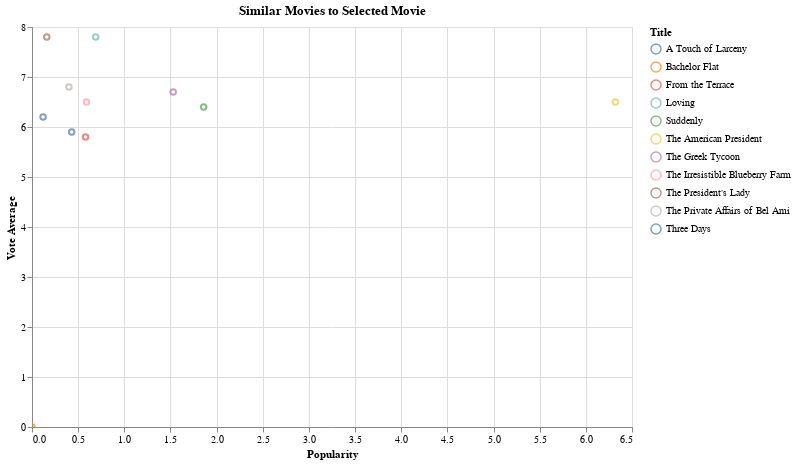

Notebook code for this chart:
### Code cell
dropdown_symbol = alt.binding_select(options=list(similar_movies["query_title"].unique()), name=" ")
selection_symbol = alt.selection_point(fields=["query_title"], bind=dropdown_symbol, value=filtered_movies['title'].values[0])

# display the similar movies on a chart
alt.Chart(similar_movies).mark_point().encode(
    alt.X('popularity', title='Popularity'),
    alt.Y('vote_average', title='Vote Average'),
    alt.Color('title', title='Title'),
    tooltip=['title', 'overview']
).add_params(
    selection_symbol
).transform_filter(
    selection_symbol
).properties(
    title='Similar Movies to Selected Movie',
    width=600,
    height=400,
).interactive()

### Figure 1 — Vega-Lite specification as saved in the notebook (floating-point values rounded to 4 significant figures)
{"config": {"view": {"continuousWidth": 300, "continuousHeight": 300}}, "data": {"name": "data-6457e08fce60d141245b591451646a07"}, "mark": {"type": "point"}, "encoding": {"color": {"field": "title", "title": "Title", "type": "nominal"}, "tooltip": [{"field": "title", "type": "nominal"}, {"field": "overview", "type": "nominal"}], "x": {"field": "popularity", "title": "Popularity", "type": "quantitative"}, "y": {"field": "vote_average", "title": "Vote Average", "type": "quantitative"}}, "height": 400, "params": [{"name": "param_270", "select": {"type": "point", "fields": ["query_title"]}, "bind": {"input": "select", "options": ["The American President", "Little Women", "The Specialist", "Die Hard: With a Vengeance", "Clerks"], "name": " "}, "value": "The American President"}, {"name": "param_271", "select": {"type": "interval", "encodings": ["x", "y"]}, "bind": "scales"}], "title": "Similar Movies to Selected Movie", "transform": [{"filter": {"param": "param_270"}}], "width": 600, "$schema": "https://vega.github.io/schema/vega-lite/v5.17.0.json", "datasets": {"data-6457e08fce60d141245b591451646a07": [{"id": 9087.0, "title": "The American President", "overview": "Widowed U.S. president Andrew Shepherd, one of the world's most powerful men, can have anything he wants -- and what he covets most is Sydney Ellen Wade, a Washington lobbyist. But Shepherd's attempts at courting her spark wild rumors and decimate his approval ratings.", "popularity": 6.32, "vote_average": 6.5, "query_title": "The American President"}, {"id": 419000.0, "title": "The Irresistible Blueberry Farm", "overview": "Ellen Branford, a high-powered attorney, finds love, purpose, and the promise of a simpler life when she sets off on a journey to fulfill her grandmother’s dying wish – to find the hometown boy she once loved and give him her last letter. Based on a book by Mary Simses.", "popularity": 0.59, "vote_average": 6.5, "query_title": "The American President"}, {"id": 63810.0, "title": "Three Days", "overview": "Ten years ago, Andrew married his childhood sweetheart, Beth. Now Andrew's a high-powered literary agent, but his relationship with his wife has not fared as well. When Beth is tragically killed just days before Christmas, an angel gives Andrew the chance to relive the last three days his wife was alive. But he can't change fate and Beth will still lose her life. However, Andrew can still discover the gift Beth needs most from him.", "popularity": 0.43, "vote_average": 5.9, "query_title": "The American President"}, {"id": 118500.0, "title": "The Private Affairs of Bel Ami", "overview": "A self-serving journalist (George Sanders) uses influential women in late-1800s Paris and denies the one (Angela Lansbury) who truly loves him.", "popularity": 0.4, "vote_average": 6.8, "query_title": "The American President"}, {"id": 18400.0, "title": "Suddenly", "overview": "The tranquility of a small town is marred only by sheriff Tod Shaw's unsuccessful courtship of widow Ellen Benson, a pacifist who can't abide guns and those who use them. But violence descends on Ellen's household willy-nilly when the U.S. President passes through town... and slightly psycho hired assassin John Baron finds the Benson home ideal for an ambush.", "popularity": 1.86, "vote_average": 6.4, "query_title": "The American President"}, {"id": 89160.0, "title": "The President's Lady", "overview": "The story of president Andrew Jackson from his early years, through his meeting with and subsequent marriage to Rachel Donelson Robards. The plot concentrates on the later scandal concerning the legality of their marriage and how they overcame the difficulties.", "popularity": 0.16, "vote_average": 7.8, "query_title": "The American President"}, {"id": 96830.0, "title": "A Touch of Larceny", "overview": "After falling in love with an American woman, Virginia Killain, who is engaged to another man, British Naval Commander Max Easton, hatches a plan that will get him enough money to support Virginia in the lifestyle she is accustomed to. Easton's plan is to disappear for a time making it seem that he has defected to the Soviets taking important Naval secrets from his job at the Admiralty and to return and sue the newspapers for slander. Not everything goes as planned for Commander Easton.", "popularity": 0.12, "vote_average": 6.2, "query_title": "The American President"}, {"id": 42540.0, "title": "From the Terrace", "overview": "Alfred Eaton, an ambitious young executive, climbs to the top of New York's financial world as his marriage crumbles. At the brink of attaining his career goals, he is forced to choose between business success, married to the beautiful, but unfaithful Mary and starting over with his true love, the much younger Natalie.", "popularity": 0.58, "vote_average": 5.8, "query_title": "The American President"}, {"id": 57580.0, "title": "The Greek Tycoon", "overview": "A lusty Greek shipping magnate courts the widow of an assassinated U.S. president.", "popularity": 1.53, "vote_average": 6.7, "query_title": "The American President"}, {"id": 92270.0, "title": "Loving", "overview": "Brooks Wilson is in crisis. He is torn between his wife Selma and two daughters and his mistress Grace, and also between his career as a successful illustrator and his feeling that he might still produce something worthwhile.", "popularity": 0.69, "vote_average": 7.8, "query_title": "The American President"}, {"id": 101300.0, "title": "Bachelor Flat", "overview": "Anthropology Professor Bruce Patterson (Terry Thomas) has the natural British charm that allures women automaticaly. When his fiancée Helen Bushmill (Celeste Holm) is abroad for an extended time, he has to fight the neighborhood ladies and his students away. Helen has failed to tell him that she has a seventeen year old daughter Libby (Tuesday Weld) who shows up at her mothers home unaware that she in engaged.", "popularity": 0.0, "vote_average": 0.0, "query_title": "The American President"}, {"id": 9587.0, "title": "Little Women", "overview": "With their father away as a chaplain in the Civil War, Jo, Meg, Beth and Amy grow up with their mother in somewhat reduced circumstances. They are a close family who inevitably have their squabbles and tragedies. But the bond holds even when, later, male friends start to become a part of the household.", "popularity": 9.77, "vote_average": 7.0, "query_title": "Little Women"}, {"id": 39940.0, "title": "Little Women", "overview": "Little Women is a \"coming of age\" drama tracing the lives of four sisters: Meg, Jo, Beth and Amy. During the American Civil War, the girls father is away serving as a minister to the troops. The family, headed by thier beloved Marmee, must struggle to make ends meet, with the help of their kind and wealthy neighbor, Mr. Laurence, and his high spirited grandson Laurie.", "popularity": 3.28, "vote_average": 6.0, "query_title": "Little Women"}, {"id": 48260.0, "title": "Crimes of the Heart", "overview": "Three sisters with quite different personalities and lives reunite when the youngest of them, Babe, has just shot her husband. The oldest sister, Lenny, takes care of their grandfather and is turning into an old maid, while Meg, who tries to make it in Hollywood as a singer/actress, has had a wild life filled with many men. Their reunion causes much joy, but also many tensions.", "popularity": 2.52, "vote_average": 6.0, "query_title": "Little Women"}, {"id": 36490.0, "title": "Carnal Knowledge", "overview": "The concurrent sexual lives of best friends Jonathan and Sandy are presented, those lives which are affected by the sexual mores of the time and their own temperament, especially in relation to the respective women who end up in their lives.", "popularity": 2.84, "vote_average": 6.7, "query_title": "Little Women"}, {"id": 11780.0, "title": "The Deer Hunter", "overview": "A group of working-class friends decides to enlist in the Army during the Vietnam War and finds it to be hellish chaos -- not the noble venture they imagined. Before they left, Steven married his pregnant girlfriend -- and Michael and Nick were in love with the same woman. But all three are different men upon their return.", "popularity": 7.73, "vote_average": 7.8, "query_title": "Little Women"}, {"id": 43440.0, "title": "Little Women", "overview": "Louisa May Alcott's autobiographical account of her life with her three sisters in Concord Mass in the 1860s. With their father fighting in the civil war, the sisters: Jo, Meg, Amy and Beth are at home with their mother - a very outspoken women for her time. The story is of how the sisters grow up, find love and find their place in the world.", "popularity": 5.55, "vote_average": 7.6, "query_title": "Little Women"}, {"id": 251700.0, "title": "Deadly Advice", "overview": "Mother rules the house with an iron hand and has such power over her daughters that they see themselves as becoming old unmarried, maids. Jodie has feelings for the local doctor, a man much older than her, for which her mother strongly disapproves. Beth finds a relationship with a male stripper in Bristol, but sees nothing in the future with Mother around. While both girls would like to be rid of Mother, nothing happens until Jodie sees images of H. R. Armstrong, the man who put the town on the map by dispatching his un-loving wife", "popularity": 0.06, "vote_average": 0.0, "query_title": "Little Women"}, {"id": 18210.0, "title": "Better Than Chocolate", "overview": "Not long after moving into her own place, Maggie finds herself with two unsolicited roommates: her recently divorced mother, Lila, and her young brother. The timing is especially bad, considering Maggie has fallen hard for an attractive woman, Kim, only hours before they move in. What could be a nonissue becomes increasingly complicated -- since Maggie's family is unaware of her sexual orientation, and Maggie is not open to sharing that information.", "popularity": 5.13, "vote_average": 6.4, "query_title": "Little Women"}, {"id": 9441.0, "title": "Stepmom", "overview": "Jackie is a divorced mother of two. Isabel is the career minded girlfriend of Jackie’s ex-husband Luke, forced into the role of unwelcome stepmother to their children. But when Jackie discovers she is ill, both women realise they must put aside their differences to find a common ground and celebrate life to the fullest, while they have the chance.", "popularity": 7.18, "vote_average": 6.9, "query_title": "Little Women"}, {"id": 401100.0, "title": "Mercy", "overview": "Brought together at their childhood home over their dying mother, an estranged family is thrust into a deadly fight for their own survival.", "popularity": 5.72, "vote_average": 4.1, "query_title": "Little Women"}, {"id": 270700.0, "title": "Parts Per Billion", "overview": "The interwoven stories of three couples which are forced to make life altering decisions in the face of a disastrous war. Inspired and sometimes blinded by their love, Len, Mia, Andy, Esther, Anna and Erik are as flawed and beautiful as any of the billions who are facing this human-made biological disaster.", "popularity": 8.28, "vote_average": 4.4, "query_title": "Little Women"}, {"id": 2636.0, "title": "The Specialist", "overview": "May Munro is a woman obsessed with getting revenge on the people who murdered her parents when she was still a girl. She hires Ray Quick, a retired explosives expert to kill her parent's killers. When Ned Trent, embittered ex-partner of Quick's is assigned to protect one of Quick's potential victims, a deadly game of cat and mouse ensues.", "popularity": 10.39, "vote_average": 5.5, "query_title": "The Specialist"}, {"id": 334700.0, "title": "Fractured", "overview": "May Oster, played by Athena Lebessis, is a beautiful, pensive, somber woman in her mid twenties; a beautiful woman that discovers her boyfriend's bloody scarf in her apartment following a black-out episode. This unearthed white scarf covered in crimson drives May to attempt suicide. May is taken to a psychiatric ward under the care and influence of Dr. Ballard, a fifty-eight year old psychiatrist/acclaimed author, played by Eric Roberts. May is immediately thrown into seclusion. Detective James Harding, played by Jake Busey, appears to question May about a horrific murder. This questioning thrusts May into narrating an in-depth story about an unnamed woman's involvement with unsavory characters leading to multiple murders. Will May regain her sanity, restore her normal life and unravel the mystery of her true love? Only time will tell.", "popularity": 0.48, "vote_average": 4.0, "query_title": "The Specialist"}, {"id": 37630.0, "title": "Angel Cop", "overview": "In the late twentieth century, the Secret Security Force was formed to stop the actions of the communist terrorist group known as the Red May. Angel, a beautiful, yet cold woman, has recently joined the small anti-terrorist group. But her first mission will be a true test of skill, for members of the Red May are being found dead, murdered by gruesome methods. Who is causing these murders? And why? Written by Chuck \"Dark-Side\" Williamson", "popularity": 0.0, "vote_average": 7.8, "query_title": "The Specialist"}, {"id": 14930.0, "title": "Uptown Girls", "overview": "Molly Gunn, the freewheeling daughter of a deceased rock legend, is forced to get a job when her manager steals her money. As nanny for precocious Ray, the oft ignored daughter of a music executive she learns what it means to be an adult while teaching Ray how to be a child.", "popularity": 5.56, "vote_average": 6.1, "query_title": "The Specialist"}, {"id": 13800.0, "title": "Amusement", "overview": "While being interrogated by a police psychiatrist, the near-catatonic Tabitha tries to explain why she and two of her childhood friends are being hunted by a serial killer. The truth that's dying to come out weaves together three tragic secrets from their past. Two of the girls' boyfriends become unwitting targets in their deadly game.", "popularity": 4.08, "vote_average": 4.9, "query_title": "The Specialist"}, {"id": 5857.0, "title": "I Know Who Killed Me", "overview": "An idyllic small town is rocked when Aubrey Fleming (Lindsay Lohan), a bright and promising young woman, is abducted and tortured by a sadistic serial killer. When she manages to escape, the traumatized girl who regains consciousness in the hospital insists that she is not who they think she is and that the real Aubrey Fleming is still in mortal danger.", "popularity": 4.96, "vote_average": 4.0, "query_title": "The Specialist"}, {"id": 13440.0, "title": "Avenging Angelo", "overview": "A woman who has recently discovered that she is the daughter of Angelo, a major mafia boss, decides to wreak vengeance when he is killed by a hitman. She's aided by his faithful bodyguard, with whom she soon falls in love.", "popularity": 4.8, "vote_average": 5.0, "query_title": "The Specialist"}, {"id": 37620.0, "title": "Cover Up", "overview": "In a small Midwestern town a man is found dead. Dennis O'Keefe plays an insurance investigator looking into the apparent suicide. All clues leads him into suspecting murder. Unfortunately, no one wants to assist him with the case, including Sheriff Larry Best (Bendix). Finally, attractive local girl Anita (Britton) breaks the silence and helps investigator Donovan solve the case.", "popularity": 0.2, "vote_average": 6.1, "query_title": "The Specialist"}, {"id": 93070.0, "title": "Riot on Sunset Strip", "overview": "A police captain (Aldo Ray) is caught between businesses operating on the Los Angeles Sunset Strip who don't like the punks hanging out, and his belief in allowing the kids their rights. But when his daughter (Mimsy Farmer) gets involved with an unruly bunch, his attitude starts to change.", "popularity": 0.03, "vote_average": 5.0, "query_title": "The Specialist"}, {"id": 68470.0, "title": "House of the Rising Sun", "overview": "Ray, an ex-cop, is starting a new life looking to stay out of trouble. One evening, on Ray's watch, the nightclub he works for is robbed and the owner's son is shot dead. As his criminal past is exposed Ray hunts for the person responsible for this crime in an effort to clear his own name. Ray must get to the bottom of this as both the mob and cops start to close in on him as their target suspect.", "popularity": 2.73, "vote_average": 4.2, "query_title": "The Specialist"}, {"id": 42200.0, "title": "Comes a Horseman", "overview": "Ella Connors is a single woman who gets pressured to sell her failing cattle farm to her corrupt ex suitor, Jacob Ewing. She asks for help from her neighbor, Frank Athearn. As Ella and Frank fight back through stampedes, jealousy, betrayal, and sabotage...they eventually find love.", "popularity": 2.52, "vote_average": 4.6, "query_title": "The Specialist"}, {"id": 1572.0, "title": "Die Hard: With a Vengeance", "overview": "New York detective John McClane is back and kicking bad-guy butt in the third installment of this action-packed series, which finds him teaming with civilian Zeus Carver to prevent the loss of innocent lives. McClane thought he'd seen it all, until a genius named Simon engages McClane, his new \"partner\" -- and his beloved city -- in a deadly game that demands their concentration.", "popularity": 15.14, "vote_average": 6.9, "query_title": "Die Hard: With a Vengeance"}, {"id": 1571.0, "title": "Live Free or Die Hard", "overview": "John McClane is back and badder than ever, and this time he's working for Homeland Security. He calls on the services of a young hacker in his bid to stop a ring of Internet terrorists intent on taking control of America's computer infrastructure.", "popularity": 14.89, "vote_average": 6.4, "query_title": "Die Hard: With a Vengeance"}, {"id": 47960.0, "title": "A Good Day to Die Hard", "overview": "Iconoclastic, take-no-prisoners cop John McClane, finds himself for the first time on foreign soil after traveling to Moscow to help his wayward son Jack - unaware that Jack is really a highly-trained CIA operative out to stop a nuclear weapons heist. With the Russian underworld in pursuit, and battling a countdown to war, the two McClanes discover that their opposing methods make them unstoppable heroes.", "popularity": 12.47, "vote_average": 5.2, "query_title": "Die Hard: With a Vengeance"}, {"id": 6723.0, "title": "The Rookie", "overview": "Veteran cop Nick Pulovski is used to playing musical partners; many of the partners he's had in the past have died on the job, and often as a result of Nick's risky tactics. But the rookie who's been assigned to help Nick bust a carjacking ring is almost as hotheaded as he is … and when Nick gets kidnapped, his newbie partner is his only hope.", "popularity": 8.11, "vote_average": 5.6, "query_title": "Die Hard: With a Vengeance"}, {"id": 122200.0, "title": "Jill Rips", "overview": "A tough guy goes undercover on a personal mission of vengeance into the hardcore world of S&amp;M, to find out who's responsible for the death of his brother.", "popularity": 1.09, "vote_average": 4.0, "query_title": "Die Hard: With a Vengeance"}, {"id": 1573.0, "title": "Die Hard 2", "overview": "John McClane is an off-duty cop gripped with a feeling of déjà vu when on a snowy Christmas Eve in the nation's capital, terrorists seize a major international airport, holding thousands of holiday travelers hostage. Renegade military commandos led by a murderous rogue officer plot to rescue a drug lord from justice and are prepared for every contingency except one: McClane's smart-mouthed heroics.", "popularity": 18.79, "vote_average": 6.6, "query_title": "Die Hard: With a Vengeance"}, {"id": 11380.0, "title": "The Hard Way", "overview": "Seeking to raise his credibility as an actor and to land a role as a tough cop on a new show, Hollywood action star Nick Lang works a deal with New York City Police Capt. Brix, who by chance is one of his fans. Nick will be paired with detective Lt. John Moss and learn how to act like a real cop. But when Nick drives John crazy with questions and imitating him, he gets in the way of John's pursuit of a serial killer.", "popularity": 7.12, "vote_average": 6.1, "query_title": "Die Hard: With a Vengeance"}, {"id": 255300.0, "title": "Way of the Wicked", "overview": "Lawrence Salva's script centers on a detective (Facinelli), on the trail of a murderer, who is led to believe that a local teenager, harboring some sort of strange supernatural power, may be involved. Slater plays the man's disbelieving boss, while Hauer plays a man-of-the-cloth who aids the cop on his mission.", "popularity": 1.34, "vote_average": 3.7, "query_title": "Die Hard: With a Vengeance"}, {"id": 44030.0, "title": "Bending The Rules", "overview": "Detective Nick Blades is a New Orleans cop on trial for corruption. Assistant District Attorney Theo Gold is the man in charge of putting him behind bars. When these two unlikely partners from opposite sides of the law stumble onto a criminal plot, they’ll need to rely on luck – and patience – to take down a dangerous killer without killing each other first.", "popularity": 10.52, "vote_average": 5.2, "query_title": "Die Hard: With a Vengeance"}, {"id": 64160.0, "title": "Cyborg Cop II", "overview": "A fancy, loner cop loses his partner to a crazed terrorist during a hostage rescue. He settles for the terrorist going to Death Row in jail. What Jack doesn't know is that the terrorist will be taken and turned into a cyborg for the \"Anti-Terrorist Group\". When the Cyborg \"Spartacus\" wakes up accidentally, he kills the scientists and their guests, then goes to set things up for a Cyborg Empire. Only Jack and a few friends know how to stop", "popularity": 0.87, "vote_average": 3.4, "query_title": "Die Hard: With a Vengeance"}, {"id": 4638.0, "title": "Hot Fuzz", "overview": "Top London cop, PC Nicholas Angel is good. Too good.  To stop the rest of his team from looking bad, he is reassigned to the quiet town of Sandford, paired with simple country cop, and everything seems quiet until two actors are found decapitated. It is addressed as an accident, but Angel isn't going to accept that, especially when more and more people turn up dead.", "popularity": 13.54, "vote_average": 7.4, "query_title": "Die Hard: With a Vengeance"}, {"id": 2292.0, "title": "Clerks", "overview": "Convenience and video store clerks Dante and Randal are sharp-witted, potty-mouthed and bored out of their minds. So in between needling customers, the counter jockeys play hockey on the roof, visit a funeral home and deal with their love lives.", "popularity": 10.51, "vote_average": 7.4, "query_title": "Clerks"}, {"id": 87230.0, "title": "Clerks - The Flying Car", "overview": "Video short from Kevin Smith.  Dante and Randal are back and trapped in Dante's car during a very bad traffic jam while talking about a \"flying car\" from The Jetsons.", "popularity": 0.9, "vote_average": 6.9, "query_title": "Clerks"}, {"id": 364100.0, "title": "Middle Man", "overview": "When a hapless, unfunny, wanna-be comedian picks up a mysterious hitchhiker on his way to Vegas to audition for the Monte Guy show, he unwittingly becomes trapped in a desert-town killing spree that also has a very unexpected consequence - it improves his comedy.", "popularity": 2.55, "vote_average": 0.0, "query_title": "Clerks"}, {"id": 195600.0, "title": "Why Jones Discharged His Clerks", "overview": "Two delinquent clerks are seated in a broker's office engaged in a game of cards. The boss suddenly appears walking through the corridor. The cards are thrown down in great haste and when the employer enters the office the clerks are apparently busily engaged in their work.", "popularity": 0.0, "vote_average": 0.0, "query_title": "Clerks"}, {"id": 14600.0, "title": "Hold That Ghost", "overview": "Two bumbling service station attendants are left as the sole beneficiaries in a gangster's will. Their trip to claim their fortune is sidetracked when they are stranded in a haunted house along with several other strangers.", "popularity": 6.2, "vote_average": 7.1, "query_title": "Clerks"}, {"id": 23940.0, "title": "Stay Tuned", "overview": "Salesman Roy Knable spends all his free time watching television, to the exasperation of his wife, Helen. One day, TV salesman Spike convinces Roy to buy a satellite dish offering 666 channels. The new addition to Roy's home entertainment system sucks him and Helen into Hellvision, a realm run by Spike, who is an emissary of Satan. For 24 hours, the couple must survive devilish parodies of TV programs if they want to return to reality alive.", "popularity": 13.72, "vote_average": 6.0, "query_title": "Clerks"}, {"id": 100400.0, "title": "Demoted", "overview": "What go around comes around for a pair of prank-playing tire salesmen (Astin and Vartan) who find themselves placed in secretarial jobs by their put-upon boss (Cross)", "popularity": 2.49, "vote_average": 5.1, "query_title": "Clerks"}, {"id": 12780.0, "title": "Johnny Stecchino", "overview": "Good hearted but not very wordly-wise, Dante is happy driving the school bus for a group of mentally handicapped children, while feeling he is somehow missing out on life and love. So he is very excited when after nearly being knocked down by her car he meets Maria, who seems immediately enamoured of him. He is soon invited to her sumptuous Palermo villa, little suspecting that this is part of a plot. He bears an amazing likeness to Maria's stool-pigeon gangster husband and it would be convenient for them if the mobster, in the shape of Dante, was seen to be dead and buried.", "popularity": 10.16, "vote_average": 7.4, "query_title": "Clerks"}, {"id": 13930.0, "title": "Red's Dream", "overview": "Life as the sole sale item in the clearance corner of Eben's Bikes can get lonely. So Red, a unicycle, dreams up a clown owner and his own juggling act that steals the show. But all too soon, the applause turns into the sound of rainfall, as reality rushes back. Red must resign himself to sitting in the corner and await his fate.", "popularity": 3.91, "vote_average": 6.3, "query_title": "Clerks"}, {"id": 19360.0, "title": "Summer Rental", "overview": "Jack Chester, an overworked air traffic controller, takes his family on vacation to the beach. Things immediately start to go wrong for the Chesters, and steadily get worse. Jack ends up in a feud with a local yachtsman, and has to race him to regain his pride and family's respect.", "popularity": 12.37, "vote_average": 6.5, "query_title": "Clerks"}, {"id": 137100.0, "title": "Jeff Dunham: Minding the Monsters", "overview": "Stand-up comedian and ventriloquist Jeff Dunham. Enter the ultimate hunted house where Walter transforms into something grumpier than he already is! Watch Bubba J. rise from the dead! Meet Peanut's alter ego, The Purple Venger of the Night, and his spicy sidekick! and witness Achmed litterally dressed to kill in an outfit terrify the most terrifying terrorist!", "popularity": 0.75, "vote_average": 5.6, "query_title": "Clerks"}]}}
